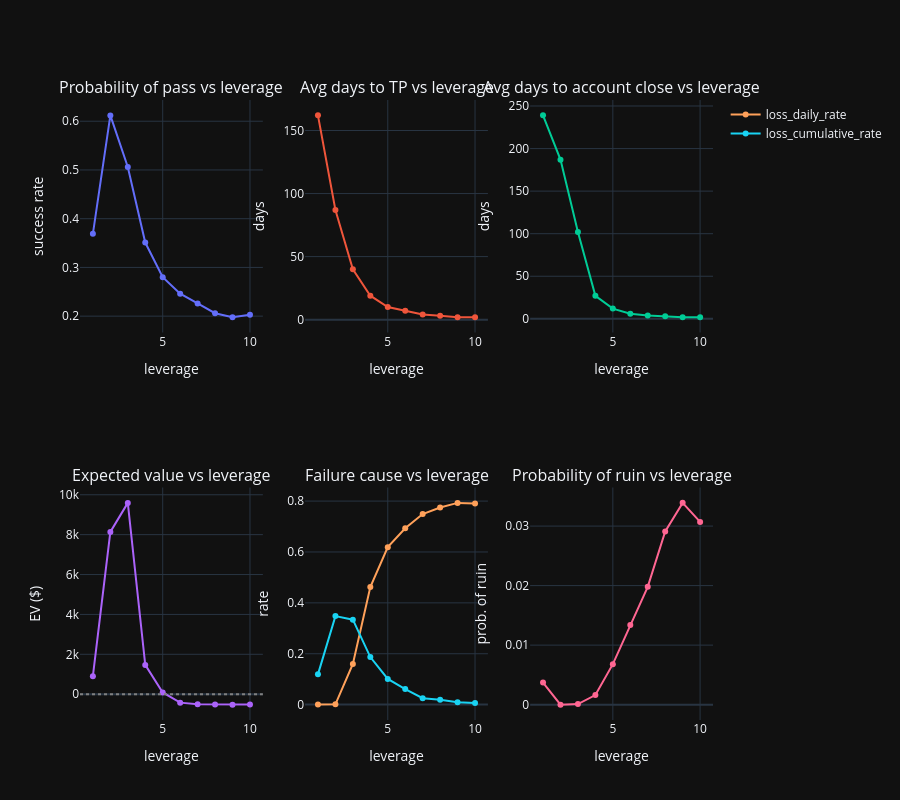

Notebook source saved alongside this figure:
### Code cell
panels = [  # (title, y label, columns to plot, zero line)
    ("Probability of pass vs leverage", "success rate", ["success_rate"], False),
    ("Avg days to TP vs leverage", "days", ["avg_days_to_tp"], False),
    ("Avg days to account close vs leverage", "days", ["avg_days_to_end"], False),
    ("Expected value vs leverage", "EV ($)", ["expected_value"], True),
    ("Failure cause vs leverage", "rate", ["loss_daily_rate", "loss_cumulative_rate"], False),
    ("Probability of ruin vs leverage", "prob. of ruin", ["prob_ruin"], False),
]

fig = make_subplots(rows=2, cols=3, subplot_titles=[p[0] for p in panels])
for k, (title, ylabel, cols, zero_line) in enumerate(panels):
    r, c = divmod(k, 3)
    for col in cols:
        fig.add_trace(go.Scatter(x=results_df["leverage"], y=results_df[col], name=col, mode="lines+markers",
                                 showlegend=len(cols) > 1), row=r + 1, col=c + 1)
    if zero_line:
        fig.add_hline(y=0, line=dict(color="grey", dash="dot"), row=r + 1, col=c + 1)
    fig.update_xaxes(title="leverage", row=r + 1, col=c + 1)
    fig.update_yaxes(title=ylabel, row=r + 1, col=c + 1)
fig.update_layout(height=800)
fig.show()

### Figure 1 — Plotly figure (JSON) as saved in the notebook; plotly's stock layout.template omitted (floating-point values rounded to 4 significant figures)
{"data": [{"mode": "lines+markers", "name": "success_rate", "showlegend": false, "type": "scatter", "x": [1, 2, 3, 4, 5, 6, 7, 8, 9, 10], "xaxis": "x", "y": [0.369, 0.612, 0.506, 0.351, 0.28, 0.246, 0.226, 0.206, 0.198, 0.203], "yaxis": "y"}, {"mode": "lines+markers", "name": "avg_days_to_tp", "showlegend": false, "type": "scatter", "x": [1, 2, 3, 4, 5, 6, 7, 8, 9, 10], "xaxis": "x2", "y": [162, 87, 40, 19, 10, 7, 4, 3, 2, 2], "yaxis": "y2"}, {"mode": "lines+markers", "name": "avg_days_to_end", "showlegend": false, "type": "scatter", "x": [1, 2, 3, 4, 5, 6, 7, 8, 9, 10], "xaxis": "x3", "y": [239, 187, 102, 27, 12, 6, 4, 3, 2, 2], "yaxis": "y3"}, {"mode": "lines+markers", "name": "expected_value", "showlegend": false, "type": "scatter", "x": [1, 2, 3, 4, 5, 6, 7, 8, 9, 10], "xaxis": "x4", "y": [905.7, 8136.0, 9593.0, 1470.0, 86.5, -423.3, -506.3, -518.5, -523.2, -519.6], "yaxis": "y4"}, {"mode": "lines+markers", "name": "loss_daily_rate", "showlegend": true, "type": "scatter", "x": [1, 2, 3, 4, 5, 6, 7, 8, 9, 10], "xaxis": "x5", "y": [0.0, 0.001, 0.16, 0.462, 0.619, 0.693, 0.749, 0.775, 0.793, 0.791], "yaxis": "y5"}, {"mode": "lines+markers", "name": "loss_cumulative_rate", "showlegend": true, "type": "scatter", "x": [1, 2, 3, 4, 5, 6, 7, 8, 9, 10], "xaxis": "x5", "y": [0.119, 0.348, 0.334, 0.187, 0.101, 0.061, 0.025, 0.019, 0.009, 0.006], "yaxis": "y5"}, {"mode": "lines+markers", "name": "prob_ruin", "showlegend": false, "type": "scatter", "x": [1, 2, 3, 4, 5, 6, 7, 8, 9, 10], "xaxis": "x6", "y": [0.0037, 0.0, 0.0001, 0.0016, 0.0068, 0.0134, 0.0198, 0.0291, 0.0339, 0.0307], "yaxis": "y6"}], "layout": {"annotations": [{"font": {"size": 16}, "showarrow": false, "text": "Probability of pass vs leverage", "x": 0.1444, "xanchor": "center", "xref": "paper", "y": 1.0, "yanchor": "bottom", "yref": "paper"}, {"font": {"size": 16}, "showarrow": false, "text": "Avg days to TP vs leverage", "x": 0.5, "xanchor": "center", "xref": "paper", "y": 1.0, "yanchor": "bottom", "yref": "paper"}, {"font": {"size": 16}, "showarrow": false, "text": "Avg days to account close vs leverage", "x": 0.8556, "xanchor": "center", "xref": "paper", "y": 1.0, "yanchor": "bottom", "yref": "paper"}, {"font": {"size": 16}, "showarrow": false, "text": "Expected value vs leverage", "x": 0.1444, "xanchor": "center", "xref": "paper", "y": 0.375, "yanchor": "bottom", "yref": "paper"}, {"font": {"size": 16}, "showarrow": false, "text": "Failure cause vs leverage", "x": 0.5, "xanchor": "center", "xref": "paper", "y": 0.375, "yanchor": "bottom", "yref": "paper"}, {"font": {"size": 16}, "showarrow": false, "text": "Probability of ruin vs leverage", "x": 0.8556, "xanchor": "center", "xref": "paper", "y": 0.375, "yanchor": "bottom", "yref": "paper"}], "height": 800, "shapes": [{"line": {"color": "grey", "dash": "dot"}, "type": "line", "x0": 0, "x1": 1, "xref": "x4 domain", "y0": 0, "y1": 0, "yref": "y4"}], "xaxis": {"anchor": "y", "domain": [0.0, 0.2889], "title": {"text": "leverage"}}, "xaxis2": {"anchor": "y2", "domain": [0.3556, 0.6444], "title": {"text": "leverage"}}, "xaxis3": {"anchor": "y3", "domain": [0.7111, 1.0], "title": {"text": "leverage"}}, "xaxis4": {"anchor": "y4", "domain": [0.0, 0.2889], "title": {"text": "leverage"}}, "xaxis5": {"anchor": "y5", "domain": [0.3556, 0.6444], "title": {"text": "leverage"}}, "xaxis6": {"anchor": "y6", "domain": [0.7111, 1.0], "title": {"text": "leverage"}}, "yaxis": {"anchor": "x", "domain": [0.625, 1.0], "title": {"text": "success rate"}}, "yaxis2": {"anchor": "x2", "domain": [0.625, 1.0], "title": {"text": "days"}}, "yaxis3": {"anchor": "x3", "domain": [0.625, 1.0], "title": {"text": "days"}}, "yaxis4": {"anchor": "x4", "domain": [0.0, 0.375], "title": {"text": "EV ($)"}}, "yaxis5": {"anchor": "x5", "domain": [0.0, 0.375], "title": {"text": "rate"}}, "yaxis6": {"anchor": "x6", "domain": [0.0, 0.375], "title": {"text": "prob. of ruin"}}}}
